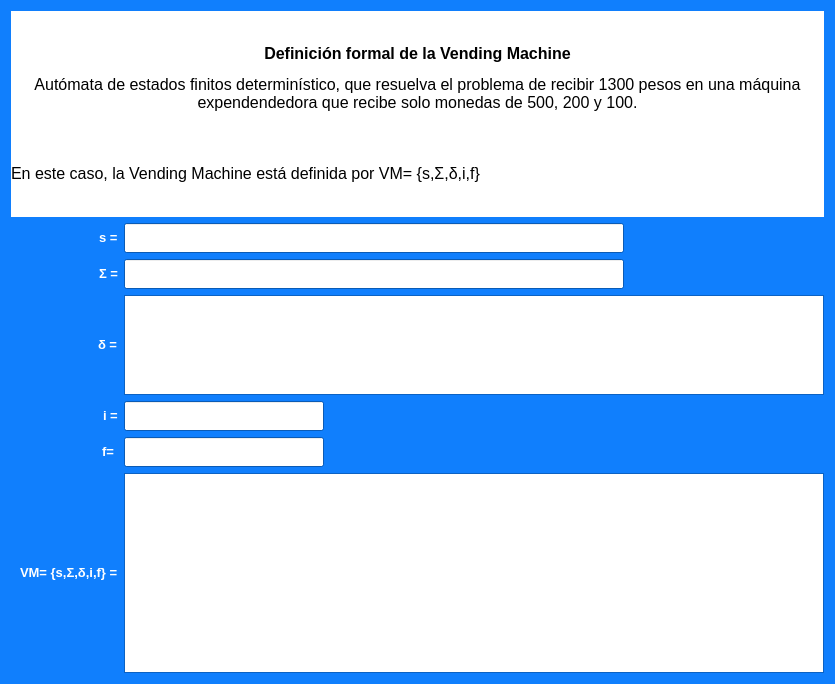
<?xml version="1.0" encoding="UTF-8"?>
<ui version="4.0">
 <class>VdefVM</class>
 <widget class="QDialog" name="VdefVM">
  <property name="geometry">
   <rect>
    <x>0</x>
    <y>0</y>
    <width>835</width>
    <height>684</height>
   </rect>
  </property>
  <property name="palette">
   <palette>
    <active>
     <colorrole role="Base">
      <brush brushstyle="SolidPattern">
       <color alpha="255">
        <red>255</red>
        <green>255</green>
        <blue>255</blue>
       </color>
      </brush>
     </colorrole>
     <colorrole role="Window">
      <brush brushstyle="SolidPattern">
       <color alpha="255">
        <red>16</red>
        <green>127</green>
        <blue>253</blue>
       </color>
      </brush>
     </colorrole>
    </active>
    <inactive>
     <colorrole role="Base">
      <brush brushstyle="SolidPattern">
       <color alpha="255">
        <red>255</red>
        <green>255</green>
        <blue>255</blue>
       </color>
      </brush>
     </colorrole>
     <colorrole role="Window">
      <brush brushstyle="SolidPattern">
       <color alpha="255">
        <red>16</red>
        <green>127</green>
        <blue>253</blue>
       </color>
      </brush>
     </colorrole>
    </inactive>
    <disabled>
     <colorrole role="Base">
      <brush brushstyle="SolidPattern">
       <color alpha="255">
        <red>16</red>
        <green>127</green>
        <blue>253</blue>
       </color>
      </brush>
     </colorrole>
     <colorrole role="Window">
      <brush brushstyle="SolidPattern">
       <color alpha="255">
        <red>16</red>
        <green>127</green>
        <blue>253</blue>
       </color>
      </brush>
     </colorrole>
    </disabled>
   </palette>
  </property>
  <property name="windowTitle">
   <string>Dialog</string>
  </property>
  <property name="autoFillBackground">
   <bool>true</bool>
  </property>
  <property name="modal">
   <bool>true</bool>
  </property>
  <layout class="QVBoxLayout" name="verticalLayout_2">
   <item>
    <layout class="QGridLayout" name="gridLayout">
     <item row="1" column="0" alignment="Qt::AlignRight">
      <widget class="QLabel" name="label">
       <property name="font">
        <font>
         <pointsize>12</pointsize>
         <weight>75</weight>
         <bold>true</bold>
        </font>
       </property>
       <property name="text">
        <string>&lt;html&gt;&lt;head/&gt;&lt;body&gt;&lt;p&gt;&lt;span style=&quot; font-size:10pt; font-weight:600; color:#ffffff;&quot;&gt;s =&lt;/span&gt;&lt;/p&gt;&lt;/body&gt;&lt;/html&gt;</string>
       </property>
      </widget>
     </item>
     <item row="2" column="0" alignment="Qt::AlignRight">
      <widget class="QLabel" name="label_2">
       <property name="font">
        <font>
         <pointsize>12</pointsize>
         <weight>75</weight>
         <bold>true</bold>
        </font>
       </property>
       <property name="text">
        <string>&lt;html&gt;&lt;head/&gt;&lt;body&gt;&lt;p&gt;&lt;span style=&quot; font-size:10pt; font-weight:600; color:#ffffff;&quot;&gt;Σ =&lt;/span&gt;&lt;/p&gt;&lt;/body&gt;&lt;/html&gt;</string>
       </property>
      </widget>
     </item>
     <item row="4" column="0" alignment="Qt::AlignRight">
      <widget class="QLabel" name="label_4">
       <property name="font">
        <font>
         <pointsize>12</pointsize>
         <weight>75</weight>
         <bold>true</bold>
        </font>
       </property>
       <property name="text">
        <string>&lt;html&gt;&lt;head/&gt;&lt;body&gt;&lt;p&gt;&lt;span style=&quot; font-size:10pt; font-weight:600; color:#ffffff;&quot;&gt;i =&lt;/span&gt;&lt;/p&gt;&lt;/body&gt;&lt;/html&gt;</string>
       </property>
      </widget>
     </item>
     <item row="5" column="0" alignment="Qt::AlignRight">
      <widget class="QLabel" name="label_5">
       <property name="font">
        <font>
         <pointsize>12</pointsize>
         <weight>75</weight>
         <bold>true</bold>
        </font>
       </property>
       <property name="text">
        <string>&lt;html&gt;&lt;head/&gt;&lt;body&gt;&lt;p&gt;&lt;span style=&quot; font-size:10pt; font-weight:600; color:#ffffff;&quot;&gt;f= &lt;/span&gt;&lt;/p&gt;&lt;/body&gt;&lt;/html&gt;</string>
       </property>
      </widget>
     </item>
     <item row="3" column="0" alignment="Qt::AlignRight">
      <widget class="QLabel" name="label_3">
       <property name="font">
        <font>
         <pointsize>12</pointsize>
         <weight>75</weight>
         <bold>true</bold>
        </font>
       </property>
       <property name="text">
        <string>&lt;html&gt;&lt;head/&gt;&lt;body&gt;&lt;p&gt;&lt;span style=&quot; font-size:10pt; font-weight:600; color:#ffffff;&quot;&gt;δ =&lt;/span&gt;&lt;/p&gt;&lt;/body&gt;&lt;/html&gt;</string>
       </property>
      </widget>
     </item>
     <item row="6" column="0" alignment="Qt::AlignRight">
      <widget class="QLabel" name="label_6">
       <property name="text">
        <string>&lt;html&gt;&lt;head/&gt;&lt;body&gt;&lt;p&gt;&lt;span style=&quot; font-size:10pt; font-weight:600; color:#ffffff;&quot;&gt;VM= {s,Σ,δ,i,f} =&lt;/span&gt;&lt;/p&gt;&lt;/body&gt;&lt;/html&gt;</string>
       </property>
      </widget>
     </item>
     <item row="1" column="1">
      <widget class="QLineEdit" name="txtSVM">
       <property name="maximumSize">
        <size>
         <width>500</width>
         <height>30</height>
        </size>
       </property>
       <property name="readOnly">
        <bool>true</bool>
       </property>
      </widget>
     </item>
     <item row="0" column="0" colspan="2">
      <widget class="QLabel" name="lbnTDef">
       <property name="palette">
        <palette>
         <active>
          <colorrole role="Base">
           <brush brushstyle="SolidPattern">
            <color alpha="255">
             <red>255</red>
             <green>255</green>
             <blue>255</blue>
            </color>
           </brush>
          </colorrole>
          <colorrole role="Window">
           <brush brushstyle="SolidPattern">
            <color alpha="255">
             <red>255</red>
             <green>255</green>
             <blue>255</blue>
            </color>
           </brush>
          </colorrole>
         </active>
         <inactive>
          <colorrole role="Base">
           <brush brushstyle="SolidPattern">
            <color alpha="255">
             <red>255</red>
             <green>255</green>
             <blue>255</blue>
            </color>
           </brush>
          </colorrole>
          <colorrole role="Window">
           <brush brushstyle="SolidPattern">
            <color alpha="255">
             <red>255</red>
             <green>255</green>
             <blue>255</blue>
            </color>
           </brush>
          </colorrole>
         </inactive>
         <disabled>
          <colorrole role="Base">
           <brush brushstyle="SolidPattern">
            <color alpha="255">
             <red>255</red>
             <green>255</green>
             <blue>255</blue>
            </color>
           </brush>
          </colorrole>
          <colorrole role="Window">
           <brush brushstyle="SolidPattern">
            <color alpha="255">
             <red>255</red>
             <green>255</green>
             <blue>255</blue>
            </color>
           </brush>
          </colorrole>
         </disabled>
        </palette>
       </property>
       <property name="autoFillBackground">
        <bool>true</bool>
       </property>
       <property name="text">
        <string>&lt;html&gt;&lt;head/&gt;&lt;body&gt;&lt;p align=&quot;center&quot;&gt;&lt;span style=&quot; font-size:12pt; font-weight:600;&quot;&gt;Definición formal de la Vending Machine&lt;/span&gt;&lt;/p&gt;&lt;p align=&quot;center&quot;&gt;&lt;span style=&quot; font-size:12pt;&quot;&gt;Autómata de estados finitos determinístico, que resuelva el problema de recibir 1300 pesos en una máquina expendendedora que recibe solo monedas de 500, 200 y 100.&lt;/span&gt;&lt;/p&gt;&lt;p align=&quot;center&quot;&gt;&lt;br/&gt;&lt;/p&gt;&lt;p align=&quot;justify&quot;&gt;&lt;span style=&quot; font-size:12pt;&quot;&gt;En este caso, la Vending Machine está definida por VM= {s,Σ,δ,i,f}&lt;/span&gt;&lt;/p&gt;&lt;/body&gt;&lt;/html&gt;</string>
       </property>
       <property name="wordWrap">
        <bool>true</bool>
       </property>
      </widget>
     </item>
     <item row="2" column="1">
      <widget class="QLineEdit" name="txtOmeVM">
       <property name="maximumSize">
        <size>
         <width>500</width>
         <height>30</height>
        </size>
       </property>
       <property name="readOnly">
        <bool>true</bool>
       </property>
      </widget>
     </item>
     <item row="4" column="1">
      <widget class="QLineEdit" name="txtIVm">
       <property name="maximumSize">
        <size>
         <width>200</width>
         <height>30</height>
        </size>
       </property>
       <property name="readOnly">
        <bool>true</bool>
       </property>
      </widget>
     </item>
     <item row="5" column="1">
      <widget class="QLineEdit" name="txtFVM">
       <property name="maximumSize">
        <size>
         <width>200</width>
         <height>30</height>
        </size>
       </property>
       <property name="readOnly">
        <bool>true</bool>
       </property>
      </widget>
     </item>
     <item row="6" column="1">
      <widget class="QPlainTextEdit" name="txtDefVM">
       <property name="maximumSize">
        <size>
         <width>700</width>
         <height>200</height>
        </size>
       </property>
       <property name="readOnly">
        <bool>true</bool>
       </property>
      </widget>
     </item>
     <item row="3" column="1">
      <widget class="QPlainTextEdit" name="txtSigVM">
       <property name="maximumSize">
        <size>
         <width>700</width>
         <height>100</height>
        </size>
       </property>
       <property name="readOnly">
        <bool>true</bool>
       </property>
      </widget>
     </item>
    </layout>
   </item>
  </layout>
 </widget>
 <resources/>
 <connections/>
</ui>
